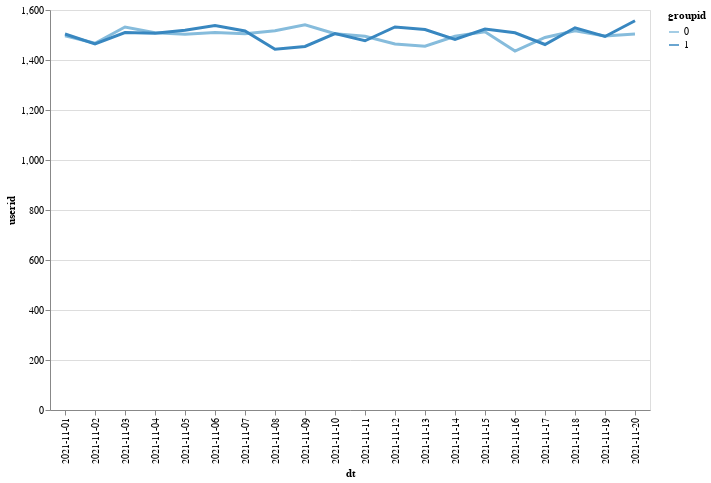

Notebook source saved alongside this figure:
### Code cell
alt.Chart(data_count).mark_line(size=3).encode(
    alt.X('dt'),
    alt.Y('userid'),
    color='groupid:O',
    tooltip=['userid']
).properties(
    width=600,
    height=400
)

### Figure 1 — Vega-Lite specification as saved in the notebook (floating-point values rounded to 4 significant figures)
{"config": {"view": {"continuousWidth": 300, "continuousHeight": 300}}, "data": {"name": "data-4b258da0b049abdb4a925ee75c389021"}, "mark": {"type": "line", "size": 3}, "encoding": {"color": {"field": "groupid", "type": "ordinal"}, "tooltip": [{"field": "userid", "type": "quantitative"}], "x": {"field": "dt", "type": "nominal"}, "y": {"field": "userid", "type": "quantitative"}}, "height": 400, "width": 600, "$schema": "https://vega.github.io/schema/vega-lite/v5.16.3.json", "datasets": {"data-4b258da0b049abdb4a925ee75c389021": [{"groupid": 0, "dt": "2021-11-01", "userid": 1497, "ts": 1497}, {"groupid": 0, "dt": "2021-11-02", "userid": 1467, "ts": 1467}, {"groupid": 0, "dt": "2021-11-03", "userid": 1532, "ts": 1532}, {"groupid": 0, "dt": "2021-11-04", "userid": 1509, "ts": 1509}, {"groupid": 0, "dt": "2021-11-05", "userid": 1503, "ts": 1503}, {"groupid": 0, "dt": "2021-11-06", "userid": 1510, "ts": 1510}, {"groupid": 0, "dt": "2021-11-07", "userid": 1505, "ts": 1505}, {"groupid": 0, "dt": "2021-11-08", "userid": 1517, "ts": 1517}, {"groupid": 0, "dt": "2021-11-09", "userid": 1541, "ts": 1541}, {"groupid": 0, "dt": "2021-11-10", "userid": 1505, "ts": 1505}, {"groupid": 0, "dt": "2021-11-11", "userid": 1495, "ts": 1495}, {"groupid": 0, "dt": "2021-11-12", "userid": 1464, "ts": 1464}, {"groupid": 0, "dt": "2021-11-13", "userid": 1455, "ts": 1455}, {"groupid": 0, "dt": "2021-11-14", "userid": 1495, "ts": 1495}, {"groupid": 0, "dt": "2021-11-15", "userid": 1513, "ts": 1513}, {"groupid": 0, "dt": "2021-11-16", "userid": 1436, "ts": 1436}, {"groupid": 0, "dt": "2021-11-17", "userid": 1490, "ts": 1490}, {"groupid": 0, "dt": "2021-11-18", "userid": 1517, "ts": 1517}, {"groupid": 0, "dt": "2021-11-19", "userid": 1496, "ts": 1496}, {"groupid": 0, "dt": "2021-11-20", "userid": 1504, "ts": 1504}, {"groupid": 1, "dt": "2021-11-01", "userid": 1504, "ts": 1504}, {"groupid": 1, "dt": "2021-11-02", "userid": 1464, "ts": 1464}, {"groupid": 1, "dt": "2021-11-03", "userid": 1510, "ts": 1510}, {"groupid": 1, "dt": "2021-11-04", "userid": 1507, "ts": 1507}, {"groupid": 1, "dt": "2021-11-05", "userid": 1519, "ts": 1519}, {"groupid": 1, "dt": "2021-11-06", "userid": 1538, "ts": 1538}, {"groupid": 1, "dt": "2021-11-07", "userid": 1516, "ts": 1516}, {"groupid": 1, "dt": "2021-11-08", "userid": 1443, "ts": 1443}, {"groupid": 1, "dt": "2021-11-09", "userid": 1454, "ts": 1454}, {"groupid": 1, "dt": "2021-11-10", "userid": 1506, "ts": 1506}, {"groupid": 1, "dt": "2021-11-11", "userid": 1477, "ts": 1477}, {"groupid": 1, "dt": "2021-11-12", "userid": 1532, "ts": 1532}, {"groupid": 1, "dt": "2021-11-13", "userid": 1522, "ts": 1522}, {"groupid": 1, "dt": "2021-11-14", "userid": 1482, "ts": 1482}, {"groupid": 1, "dt": "2021-11-15", "userid": 1524, "ts": 1524}, {"groupid": 1, "dt": "2021-11-16", "userid": 1509, "ts": 1509}, {"groupid": 1, "dt": "2021-11-17", "userid": 1462, "ts": 1462}, {"groupid": 1, "dt": "2021-11-18", "userid": 1529, "ts": 1529}, {"groupid": 1, "dt": "2021-11-19", "userid": 1494, "ts": 1494}, {"groupid": 1, "dt": "2021-11-20", "userid": 1557, "ts": 1557}]}}
